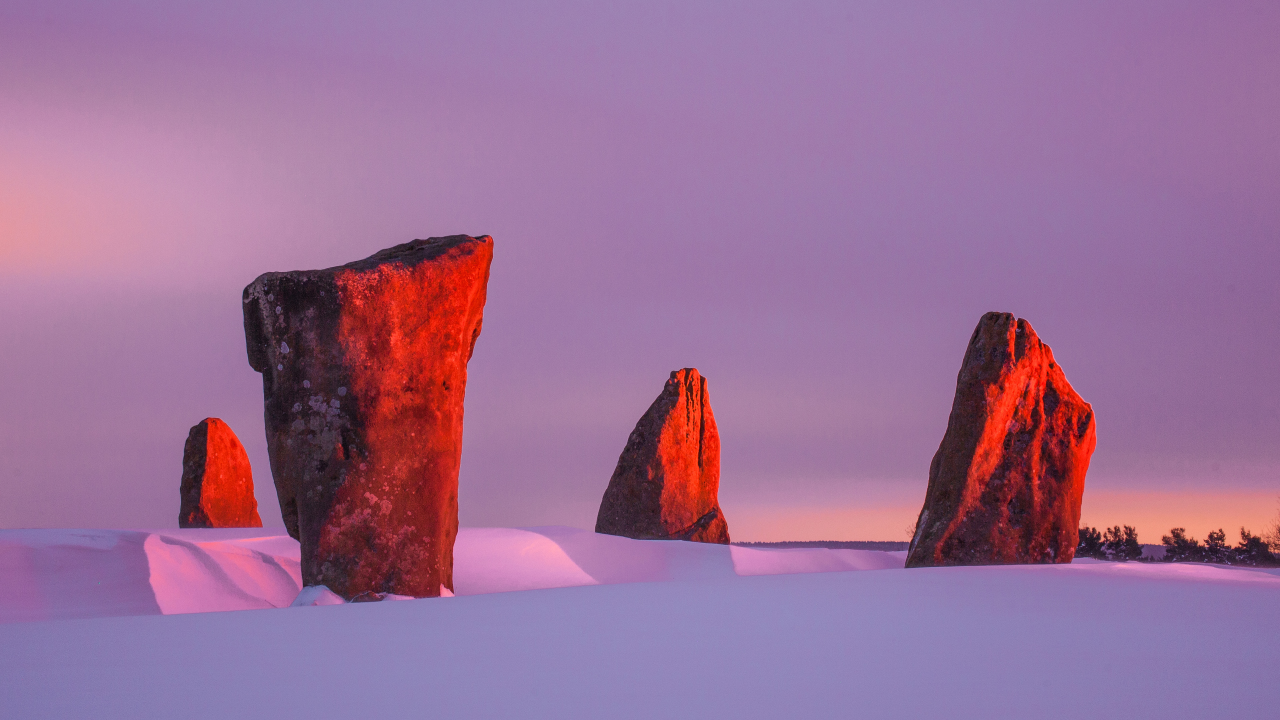
#> input picture 02_ComputerVision/Prerequisite_image/134093712144418504.jpg, 3840 x 2160 px, found by its file name (shown at 1/3 size)
$ jupyter execute p03_modify.ipynb   (shell and % lines are left out)
#> lines starting #> are read from the running program, lines starting #| are printed output that depends on the picture
[cell 1]
# overfitting(과적합): 훈련 데이터에 너무 딱 맞게 되어있어 새로운 것을 예측을 못하는 것
# 학습 데이터 양 부족

# 과적합 문제 해결 + 부족한 데이터 양
# -> Data Augmentation(증강): 일부러 데이터를 변형시켜 가면서 데이터를 더 만들어서 사용

[cell 2]
import sys

[cell 3]
import cv2
import matplotlib.pyplot as plt

a = cv2.imread("./Users/stu_ict01_01/May28_2_Prerequisite_image/134093712144418504.jpg", cv2.IMREAD_GRAYSCALE)
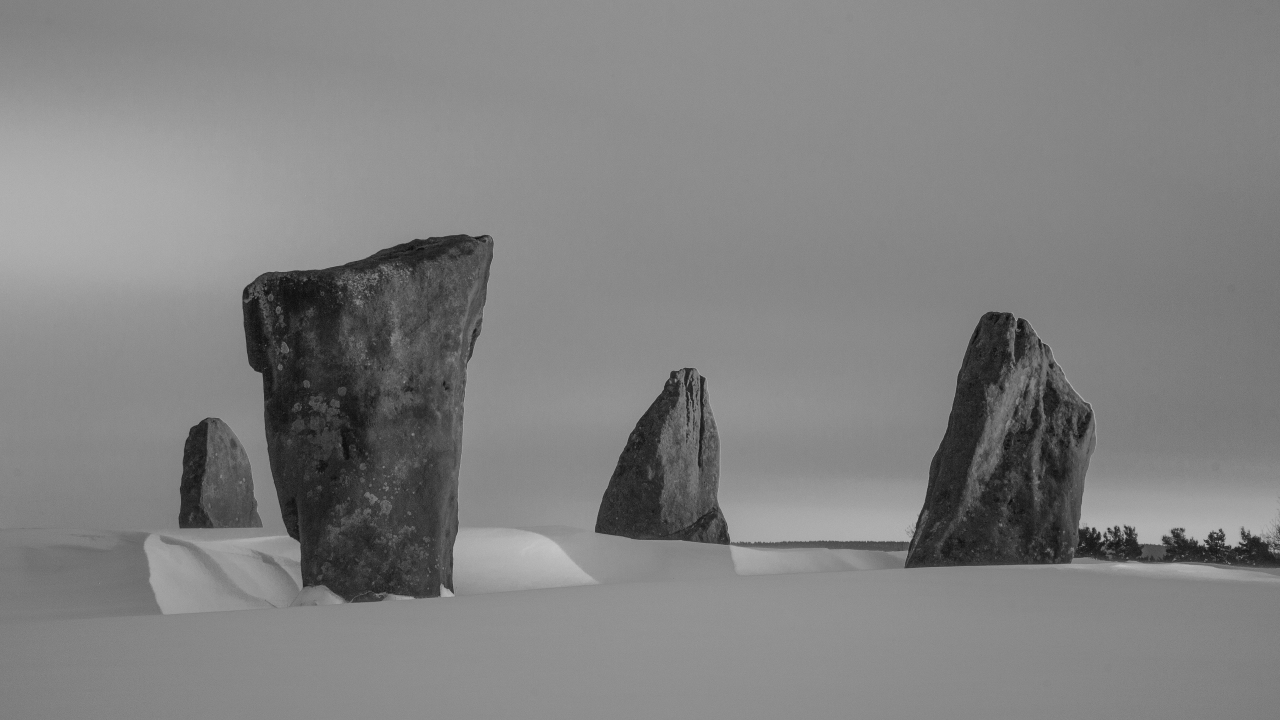
#> a: shape (2160, 3840) (shown at 1/3 size); min 0, max 232, mean 128.9

b = a[10:20, 30:50]                         # 부분만 잘라내기
#print(b)

c = cv2.rotate(a, cv2.ROTATE_90_CLOCKWISE)
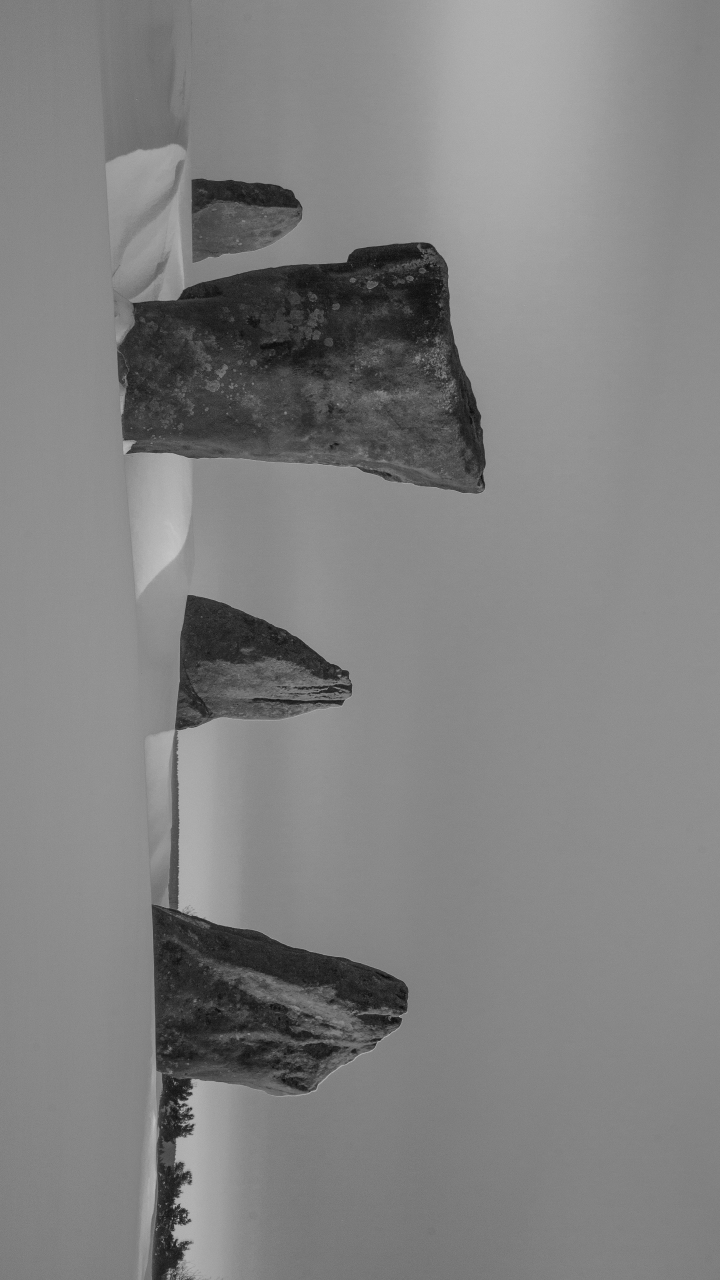
#> c: shape (3840, 2160) (shown at 1/3 size); min 0, max 232, mean 128.9

d = cv2.resize(a, dsize=(0, 0), fx=0.5, fy=0.5)           # dsize에 값을 직접 넣을 수도 있지만 사진 비율이 깨짐 / 가로세로 50%

plt.imshow(d)
plt.show()
